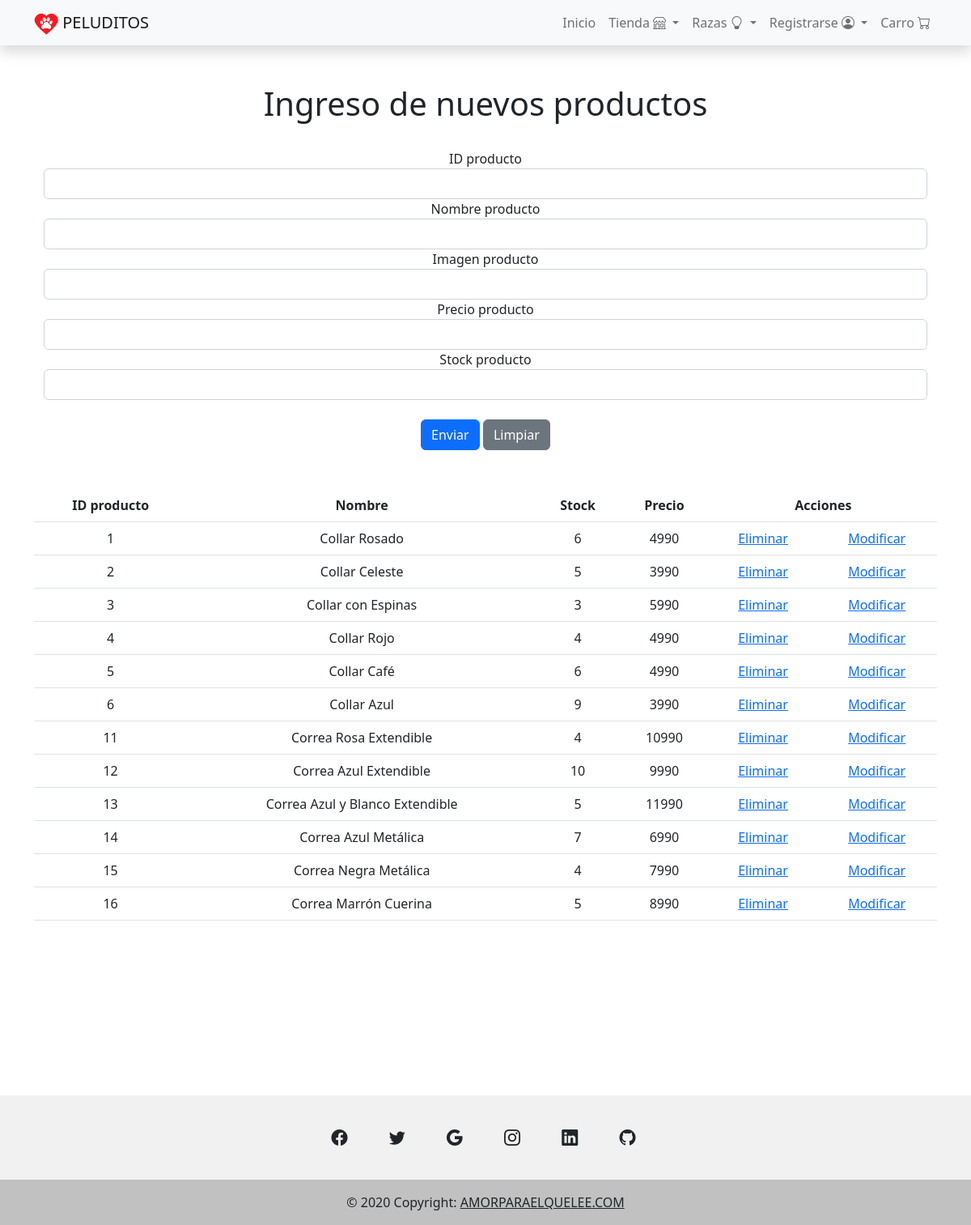
Page /addproductos on the earlier database version.
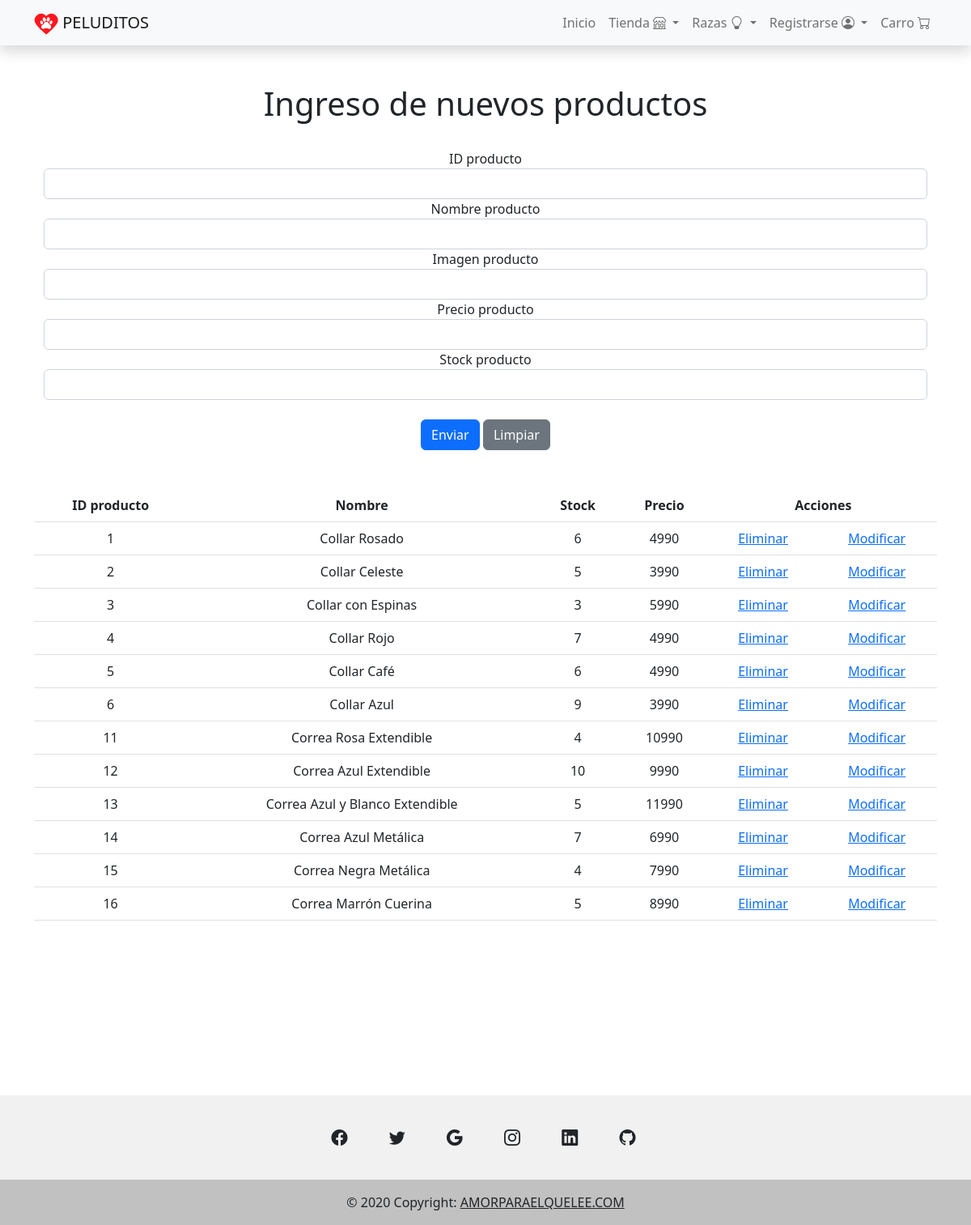
Same page on the later database version.
### Main/models.py (models this page shows, shortened)
class Producto(models.Model):
    idProducto =models.IntegerField(primary_key=True, verbose_name='Id de Producto')
    nombreProducto =models.CharField(max_length=50, verbose_name='Nombre del Producto')
    imagenProducto =models.CharField(max_length=150, verbose_name='Imagen del Producto')
    precioProducto =models.IntegerField(verbose_name='Precio del Producto')
    stockProducto =models.IntegerField(verbose_name='Stock del Producto')

### Main/views.py (the view)
# urls.py: path('addproductos', addproductos),
def addproductos(request):
    productos = Producto.objects.all()
    datos = {'productos': productos}
    return render(request, 'addproductos.html', datos)

### Main/templates/addproductos.html (shortened to what the changed rows need)
<!doctype html>
<html lang="en">
  <head>
    {% load static %}
    <link href="https://cdn.jsdelivr.net/npm/bootstrap@5.1.3/dist/css/bootstrap.min.css" rel="stylesheet">
    <link rel="stylesheet" href="{% static 'css/bootstrap.min.css'%}">
    <link href="{% static 'css/productos.css'%}" rel="stylesheet">
    <link rel="stylesheet" href="https://cdn.jsdelivr.net/npm/bootstrap-icons@1.3.0/font/bootstrap-icons.css">
    <link href="https://cdn.jsdelivr.net/npm/bootstrap@5.2.0-beta1/dist/css/bootstrap.min.css" rel="stylesheet">
  </head>
  <body>
    {% load static %}
        <div class="container text-center mt-5 ">
            <div class="row">
                <h1>Ingreso de nuevos productos</h1>
            </div>
            <br>
            <div class="container">
            <br><br>
            <div class="row">
                <table class="table table-stripped">
                    <th>ID producto</th>
                    <th>Nombre</th>
                    <th>Stock</th>
                    <th>Precio</th>
                    <th colspan="2">Acciones</th>
                    {% for p in productos%}
                    <tr>
                        <td>{{p.idProducto}}</td>
                        <td>{{p.nombreProducto}}</td>
                        <td>{{p.stockProducto}}</td>
                        <td>{{p.precioProducto}}</td>
                        <td><a href="eliminarProducto/{{p.idProducto}}">Eliminar</a></td>
                        <td><a href="modificarProducto/{{p.idProducto}}">Modificar</a></td>
                    </tr>
                    {%endfor%}
                </table>
            </div>
        </div>
        </div>
    </body>
  </html>

Differences in the rows shown:
changed Producto "Collar Rojo": stockProducto "4" → "7"
